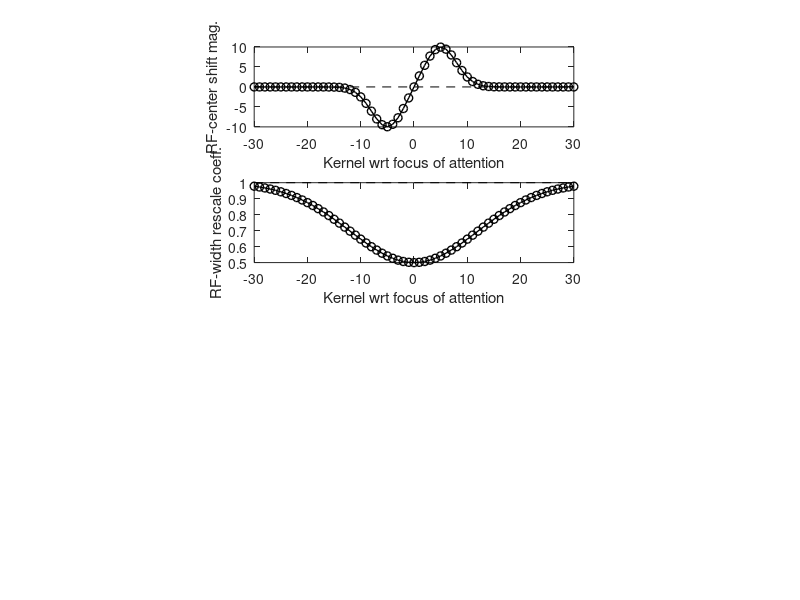

The MATLAB script that drew this image: (Note: this script raises an error after producing the figure.)



% Mohammad Shams <MoShamsCBR@gmail.com>
% June 2023



clc
clear
close all



% ###############################################

% key model parameters

rf_std = 5;
recruit_win = (-30:30);


A1=-.5;
mu1=0;
std1=12;

A2=0;
mu2=5;
std2=3;

A3=0;
mu3=-7;
std3=3;

rf_stds_coeff = A1 * exp(-(recruit_win - mu1).^2 / (2 * std1^2)) + ...
A2 * exp(-(recruit_win - mu2).^2 / (2 * std2^2)) + ...
A3 * exp(-(recruit_win - mu3).^2 / (2 * std3^2)) + 1;
% -----------------------------------------------

% recruit kernel

A1=10;
mu1=5;
std1=3;

A2=-A1;
mu2=-mu1;
std2=std1;

recruit_kernel = A1 * exp(-(recruit_win - mu1).^2 / (2 * std1^2)) + ...
A2 * exp(-(recruit_win - mu2).^2 / (2 * std2^2));


% ###############################################

recruit_win_sz = length(recruit_win);  % >>> MUST BE AN ODD INTEGER
assert(mod(recruit_win_sz,2)==1)

x = 1:1000;
att_foc = length(x)/2;  % focal point of attention
rf_centers = x;
rf_stds = rf_std*ones(length(rf_centers));

% test range
probe_poss = att_foc-99:att_foc+100;


figure('Units','normalized','OuterPosition',[.5 .1 .35 .8])
hold on

% plot the spatial profile of the illusory shift


% attention
plot_rf_dist = 1;
rf_means = rf_centers;

win = att_foc-(recruit_win_sz-1)/2:att_foc+(recruit_win_sz-1)/2;

% plot the recruit kernel
subplot(4,1,1)
kernel_x = win-att_foc;
plot(kernel_x, recruit_kernel, 'ko-', 'linewidth',1)
line([kernel_x(1) kernel_x(end)], [0 0], 'color','k', 'linestyle','--')
pbaspect([1 .25 1])
xlabel 'Kernel wrt focus of attention'
ylabel 'RF-center shift mag.'

% plot the std kernel
subplot(4,1,2)
plot(kernel_x, rf_stds_coeff, 'ko-', 'linewidth',1)
line([kernel_x(1) kernel_x(end)], [1 1], 'color','k', 'linestyle','--')
pbaspect([1 .25 1])
xlabel 'Kernel wrt focus of attention'
ylabel 'RF-width rescale coeff.'

rf_means(win) = rf_means(win) - recruit_kernel;
rf_stds(win) = rf_stds(win).*rf_stds_coeff;

response_mat = gen_rf_response_mat(x, rf_means, rf_stds);

estimate_probe_pos(x, rf_means, rf_stds, att_foc, probe_poss, recruit_win,...
    'r', plot_rf_dist)
